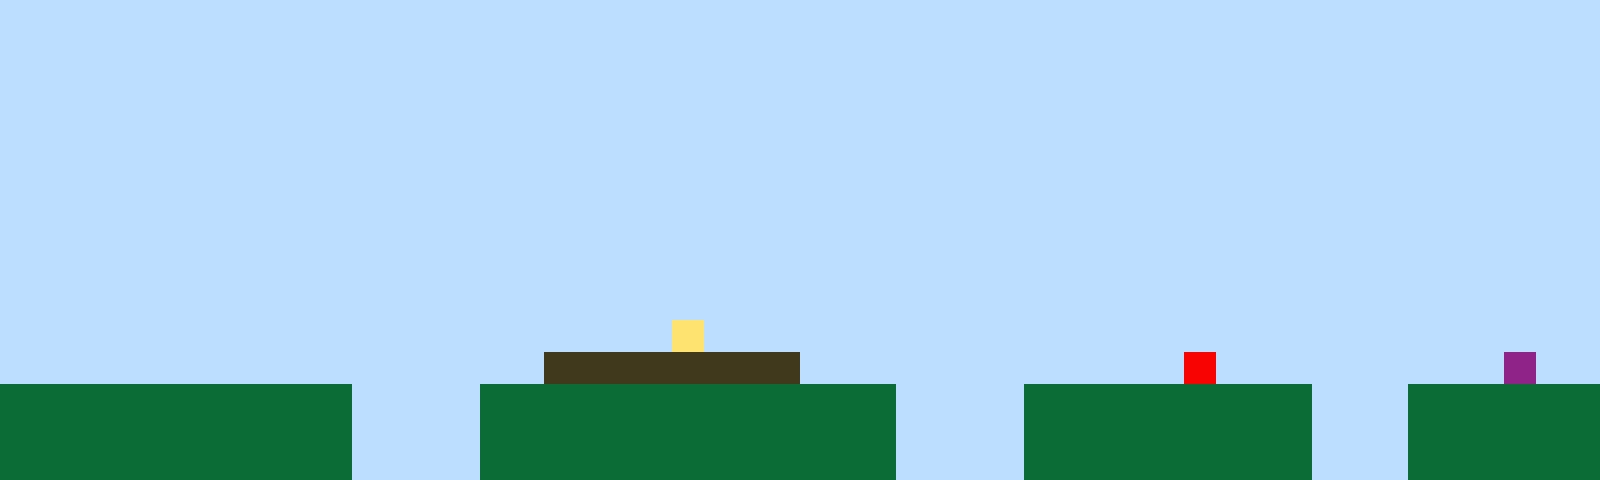

This game map was drawn from its Tiled (.tmx) file and the tilesets committed beside it. A one-line description and the full map source follow:
An orthogonal 50x15 tile map with 32x32 px tiles, 1 tile layer (Tile Layer 1).

<map version="1.10" tiledversion="1.11.2" orientation="orthogonal" renderorder="right-up" width="50" height="15" tilewidth="32" tileheight="32" infinite="0" nextlayerid="2" nextobjectid="1"><editorsettings><export target="map1.csv" format="csv" /></editorsettings><tileset firstgid="1" name="sprites" tilewidth="32" tileheight="32" tilecount="6" columns="3"><image source="sprites.png" width="96" height="64" /></tileset><layer id="1" name="Tile Layer 1" width="50" height="15"><data encoding="csv">1,1,1,1,1,1,1,1,1,1,1,1,1,1,1,1,1,1,1,1,1,1,1,1,1,1,1,1,1,1,1,1,1,1,1,1,1,1,1,1,1,1,1,1,1,1,1,1,1,1,1,1,1,1,1,1,1,1,1,1,1,1,1,1,1,1,1,1,1,1,1,1,1,1,1,1,1,1,1,1,1,1,1,1,1,1,1,1,1,1,1,1,1,1,1,1,1,1,1,1,1,1,1,1,1,1,1,1,1,1,1,1,1,1,1,1,1,1,1,1,1,1,1,1,1,1,1,1,1,1,1,1,1,1,1,1,1,1,1,1,1,1,1,1,1,1,1,1,1,1,1,1,1,1,1,1,1,1,1,1,1,1,1,1,1,1,1,1,1,1,1,1,1,1,1,1,1,1,1,1,1,1,1,1,1,1,1,1,1,1,1,1,1,1,1,1,1,1,1,1,1,1,1,1,1,1,1,1,1,1,1,1,1,1,1,1,1,1,1,1,1,1,1,1,1,1,1,1,1,1,1,1,1,1,1,1,1,1,1,1,1,1,1,1,1,1,1,1,1,1,1,1,1,1,1,1,1,1,1,1,1,1,1,1,1,1,1,1,1,1,1,1,1,1,1,1,1,1,1,1,1,1,1,1,1,1,1,1,1,1,1,1,1,1,1,1,1,1,1,1,1,1,1,1,1,1,1,1,1,1,1,1,1,1,1,1,1,1,1,1,1,1,1,1,1,1,1,1,1,1,1,1,1,1,1,1,1,1,1,1,1,1,1,1,1,1,1,1,1,1,1,1,1,1,1,1,1,1,1,1,1,1,1,1,1,1,1,1,1,1,1,1,1,1,1,1,1,1,1,1,1,1,1,1,1,1,1,1,1,1,1,1,1,1,1,1,1,1,1,1,1,1,1,1,1,1,1,1,1,1,1,1,1,1,1,1,1,1,1,1,1,1,1,1,1,1,1,1,1,1,1,1,1,1,1,1,1,1,1,1,1,1,1,1,1,1,1,1,1,1,1,1,1,1,1,1,1,1,1,1,1,1,1,1,1,1,1,1,1,1,1,1,1,1,1,1,1,1,1,1,1,1,1,1,1,1,1,1,1,1,1,1,1,1,1,1,1,1,1,1,1,1,1,1,1,1,1,1,1,1,1,1,1,1,1,1,1,1,1,1,1,4,1,1,1,1,1,1,1,1,1,1,1,1,1,1,1,1,1,1,1,1,1,1,1,1,1,1,1,1,1,1,1,1,1,1,1,1,1,1,1,1,1,1,1,1,1,3,3,3,3,3,3,3,3,1,1,1,1,1,1,1,1,1,1,1,1,5,1,1,1,1,1,1,1,1,1,6,1,1,2,2,2,2,2,2,2,2,2,2,2,1,1,1,1,2,2,2,2,2,2,2,2,2,2,2,2,2,1,1,1,1,2,2,2,2,2,2,2,2,2,1,1,1,2,2,2,2,2,2,2,2,2,2,2,2,2,2,2,2,2,1,1,1,1,2,2,2,2,2,2,2,2,2,2,2,2,2,1,1,1,1,2,2,2,2,2,2,2,2,2,1,1,1,2,2,2,2,2,2,2,2,2,2,2,2,2,2,2,2,2,1,1,1,1,2,2,2,2,2,2,2,2,2,2,2,2,2,1,1,1,1,2,2,2,2,2,2,2,2,2,1,1,1,2,2,2,2,2,2</data></layer></map>
